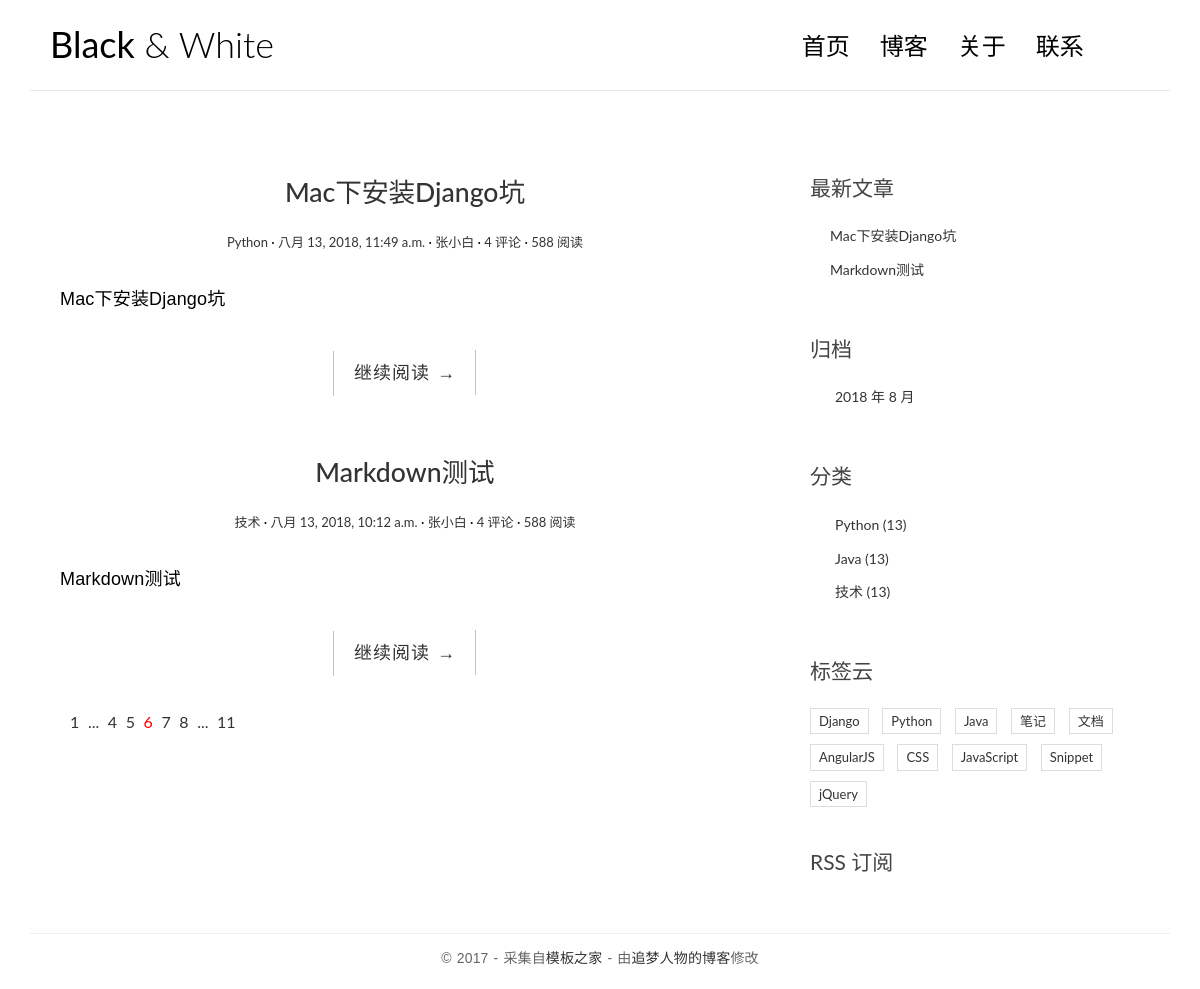
The app's page /, older data.
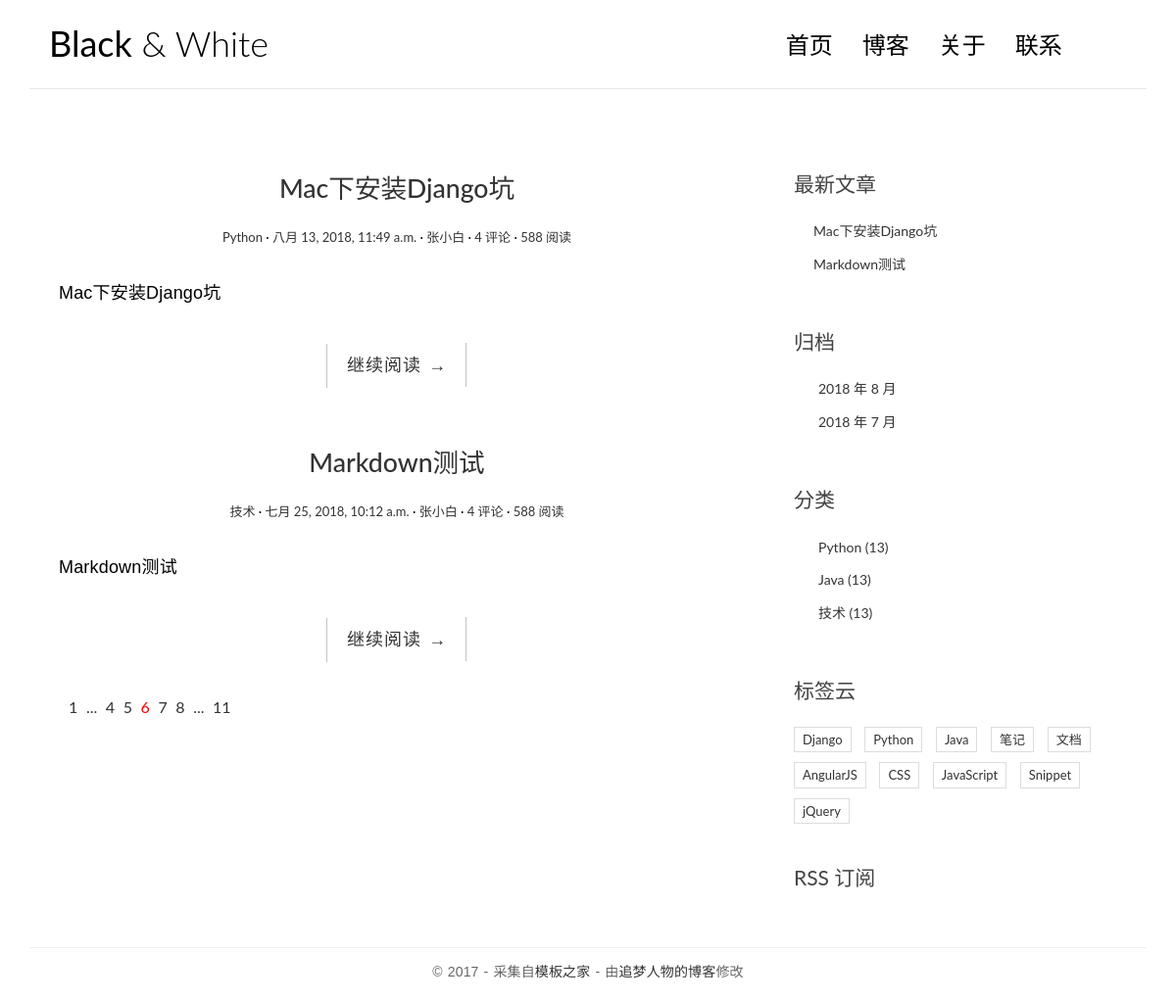
The same page, newer data.
### blog/models.py (models this page shows, shortened)
@python_2_unicode_compatible
class Post(models.Model):
    title = models.CharField(max_length=70)
    body = models.TextField()
    created_time = models.DateTimeField()
    modified_time = models.DateTimeField()
    excerpt = models.CharField(max_length=200, blank=True)
    category = models.ForeignKey(Category)
    tags = models.ManyToManyField(Tag, blank=True)
    author = models.ForeignKey(User)
    def get_absolute_url(self):
        return reverse('blog:detail', kwargs={'pk': self.pk})

@python_2_unicode_compatible
class Category(models.Model):
    name = models.CharField(max_length=100)

### blog/views.py (the view)
# urls.py: url(r'^$', views.index, name='index'),
def index(request):
    post_list = Post.objects.all().order_by('-created_time')
    return render(request, 'blog/index.html', context={'post_list': post_list})

### blog/templatetags/blog_tags.py (called while the page is built)
@register.simple_tag
def get_recent_post(num=5):
    return Post.objects.all().order_by('-created_time')[:num]

@register.simple_tag
def archives():
    return Post.objects.dates('created_time', 'month', order='DESC')

@register.simple_tag
def get_categories():
    return Category.objects.all()

### blog/templates/blog/index.html
{% extends 'base.html' %}
{% block main %}
    {% for post in post_list %}
        <article class="post post-{{ post.pk }}">
            <header class="entry-header">
                <h1 class="entry-title">
                    <a href="{{ post.get_absolute_url }}">{{ post.title }}</a>
                </h1>
                <div class="entry-meta">
                    <span class="post-category"><a href="#">{{ post.category.name }}</a></span>
                    <span class="post-date"><a href="#"><time class="entry-date"
                                                              datetime="{{ post.created_time }}">{{ post.created_time }}</time></a></span>
                    <span class="post-author"><a href="#">{{ post.author }}</a></span>
                    <span class="comments-link"><a href="#">4 评论</a></span>
                    <span class="views-count"><a href="#">588 阅读</a></span>
                </div>
            </header>
            <div class="entry-content clearfix">
                <p>{{ post.excerpt }}</p>
                <div class="read-more cl-effect-14">
                    <a href="{{ post.get_absolute_url }}" class="more-link">继续阅读 <span class="meta-nav">→</span></a>
                </div>
            </div>
        </article>
    {% empty %}
        <div class="no-post">暂时还没有发布的文章！</div>
    {% endfor %}
    <div class="pagination">
        <ul>
            <li><a href="">1</a></li>
            <li><a href="">...</a></li>
            <li><a href="">4</a></li>
            <li><a href="">5</a></li>
            <li class="current"><a href="">6</a></li>
            <li><a href="">7</a></li>
            <li><a href="">8</a></li>
            <li><a href="">...</a></li>
            <li><a href="">11</a></li>
        </ul>
    </div>
{% endblock main %}

### blog/templates/base.html (shortened to what the changed rows need)
{% load staticfiles %}
{% load blog_tags %}
<!DOCTYPE html>
<html>
<head>
    <link rel="stylesheet" href="http://code.ionicframework.com/ionicons/2.0.1/css/ionicons.min.css">
    <link rel="stylesheet" href="{% static 'blog/css/bootstrap.min.css' %}">
    <link rel="stylesheet" href="{% static 'blog/css/pace.css' %}">
    <link rel="stylesheet" href="{% static 'blog/css/custom.css' %}">
    <link rel="stylesheet" href="{% static 'blog/css/highlights/github.css' %}">
</head>
<body>
<div class="container">
    <header id="site-header">
        <div class="row">
            <div class="col-md-4 col-sm-5 col-xs-8">
                <div class="logo">
                    <h1><a href="index.html"><b>Black</b> &amp; White</a></h1>
                </div>
            </div>
        </div>
    </header>
</div>
<div class="content-body">
    <div class="container">
        <div class="row">
            <main class="col-md-8">
                {% block main %}
                {% endblock main %}
            </main>
            <aside class="col-md-4">
                <div class="widget widget-recent-posts">
                    {% get_recent_post as recent_post_list %}
                    <ul>
                        {% for post in recent_post_list %}
                            <li>
                                <a href="{{ post.get_absolute_url }}">{{ post.title }}</a>
                            </li>
                        {% empty %}
                            暂无最新文章
                        {% endfor %}
                    </ul>
                </div>
                <div class="widget widget-archives">
                    {% archives as date_list %}
                    <ul>
                        {% for date in date_list %}
                            <li>
                                <a href="{% url 'blog:archives' date.year date.month %}">
                                    {{ date.year }} 年 {{ date.month }} 月
                                </a>
                            </li>
                        {% empty %}
                            暂无归档
                        {% endfor %}
                    </ul>
                </div>
                    {% get_categories as category_list %}
            </aside>
        </div>
    </div>
</div>
</body>
</html>

Row changes from the older to the newer data that the page shows:
changed Post "Markdown测试": created_time "八月 13, 2018, 10:12 a.m." → "七月 25, 2018, 10:12 a.m."
Text that changed along with them:
new list line: "2018 年 7 月"
